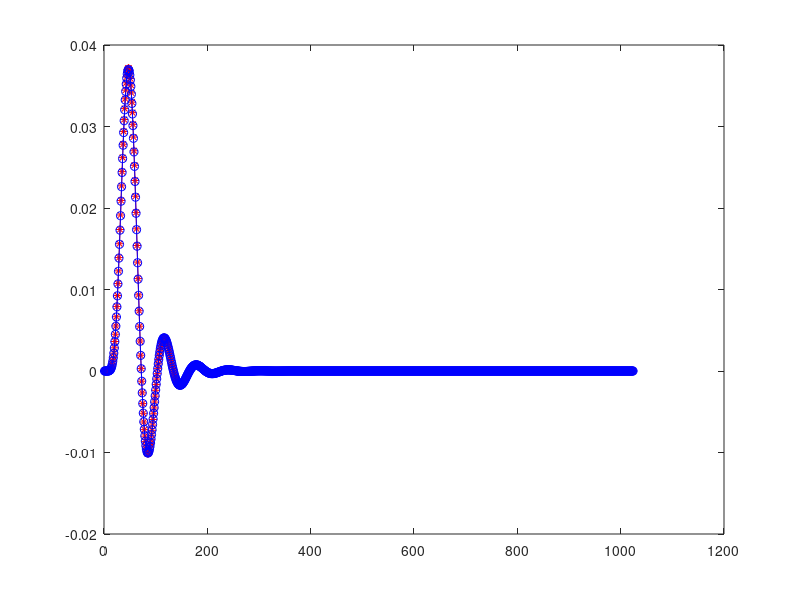

Reproduce this figure in MATLAB.
clear; 
Nsos = 3; % number of second order sections
Wc_hp = 1/256; 
Wc_lp = 1/30;

coeff_int = 4;
coeff_width = 18;
coeff_frac = coeff_width-coeff_int;

%  iir filter

%[b, a] = butter(Nsos*2, Wc_hp, "high"); 
[b, a] = butter(Nsos*2, Wc_lp, "low"); 

% convert filter to second order sections
[sos, g] = tf2sos(b,a);
sos(:,1:3) = sos(:,1:3) * (g^(1/Nsos)); % scale just the b coefficients(1:3) by g.

% quantize coefficients
sos_q = round(sos*(2^coeff_frac));
sos_q_scaled = sos_q/(2^coeff_frac);

% check that we have enough integer bits for the coefficients
max_q_coeff_int = floor(max(max(abs(sos_q_scaled))));
if (max_q_coeff_int > (2^(coeff_int-2))) printf("ERROR: not enough integer bits.\n"); endif;

% look at the quantized filter coefficients
[b_q, a_q] = sos2tf(sos_q_scaled);
%zplane(b_q, a_q);

% simulate the filter.
Nsim = 1024;
s=zeros(1,Nsim); s(5) = 1; % impulse

% direct implementation
s_filt = filter(b,a,s);

% low level second order sections
s_filt3 = s;
for i=1:Nsos
    Xk0=0; Xk1=0; Xk2=0; Yk0=0; Yk1=0; Yk2=0;
    b0 = sos_q_scaled(i,1);
    b1 = sos_q_scaled(i,2);
    b2 = sos_q_scaled(i,3);
    a1 = sos_q_scaled(i,5);
    a2 = sos_q_scaled(i,6);
    for k=1:Nsim
        Xk0 = s_filt3(k);    
        Yk0 = b0*Xk0 + b1*Xk1 + b2*Xk2 - a1*Yk1 - a2*Yk2; % note - sign on a1, a2.
        Xk2=Xk1; Xk1=Xk0; Yk2=Yk1; Yk1=Yk0; 
        s_filt3(k) = Yk0;
    endfor
endfor

plot(s_filt, '*r-'); hold on; plot(s_filt3, 'ob-'); hold off;


% print out the coefficients in C++ table. 
printf("const int CoeffWordSize = %d;\n", coeff_width);
printf("const int CoeffIntSize = %d;\n", coeff_int);
printf("typedef ap_fixed<CoeffWordSize, CoeffIntSize, AP_RND, AP_SAT, 0> coeff_type;\n");
printf("const int Nsos = %d; // number of second order sections.\n", Nsos);
printf("const coeff_type coeff_array[Nsos][6] = {\n");
for i=1:Nsos
    printf("    { ");
    for j=1:6
        printf("%+3.12f", sos_q_scaled(i,j));
        if (j==6) printf(" "); else printf(", "); endif
    endfor
    if (i==Nsos) printf("}\n"); else printf("},\n"); endif
endfor
printf("};\n\n");


% print out the coeficients in Systemverilog table.
printf("\n");
printf("    localparam int  Ncint  = %d;\n", coeff_int);
printf("    localparam int  Ncfrac = %d;\n", coeff_width-coeff_int);
printf("    localparam int  Nsos = %d;\n", Nsos);
printf("    localparam real coeff[0:Nsos-1][0:5] =  {\n");
for i=1:Nsos
    printf("        '{ ");
    for j=1:6
        printf("%+3.12f", sos_q_scaled(i,j));
        if (j==6) printf(" "); else printf(", "); endif
    endfor
    if (i==Nsos) printf("}\n"); else printf("},\n"); endif
endfor
printf("    };\n\n");
